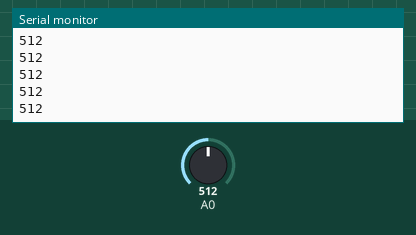
Bench run of a sketch on a simulated Arduino Uno, built with avr-gcc and run on an emulated ATmega328P. Parts: the last lines printed to the serial monitor. Inputs (shaded band) come from the test bench; at power-on: A0 = 512.

Above: at 1.2 s.
1.3 s: A0 set to 716
At 1.71 s:
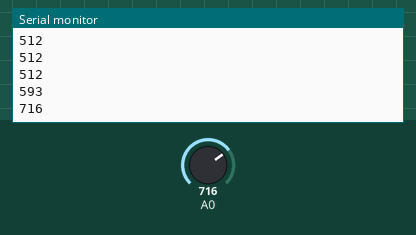
2.8 s: A0 set to 900
At 3.22 s:
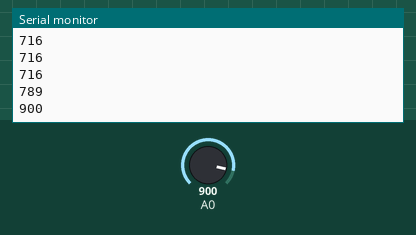
Timing chart, 0 to 5.8 s (numbered marks = the images above; inputs shaded):
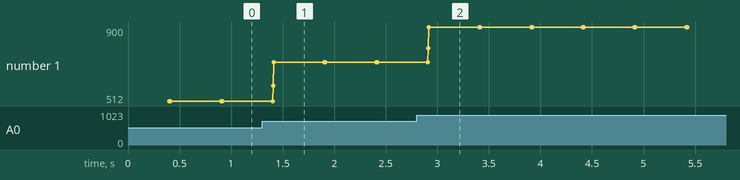

Measured:
- after the input at 1.3 s, the serial monitor: prints a new line after 0.11 s (image 1)
- after the input at 2.8 s, the serial monitor: prints a new line after 0.11 s (image 2)
- plotted number 1: 512 → 716 after the input at 1.3 s, 716 → 900 after the input at 2.8 s

The sketch:

photo.ino
```cpp
int i=0;
int tab[5];
void setup() {
  Serial.begin(9600);
}

void loop() {
  int value = analogRead(A0);
  tab[i++] = value;
  if(i == 5)
  {
    int min = tab[0];
    int max = tab[0];
    int moyenne = 0;
    for(int j = 0;j < 5;j++)
    {
      min = tab[j] < min ? tab[j]:min;
      max = tab[j] > max ? tab[j]:max;
      moyenne += tab[j];
    }
    moyenne/=5;
    Serial.println(min);
    Serial.println(moyenne);
    Serial.println(max);
    i = 0;
  }
  delay(100);
}
```
